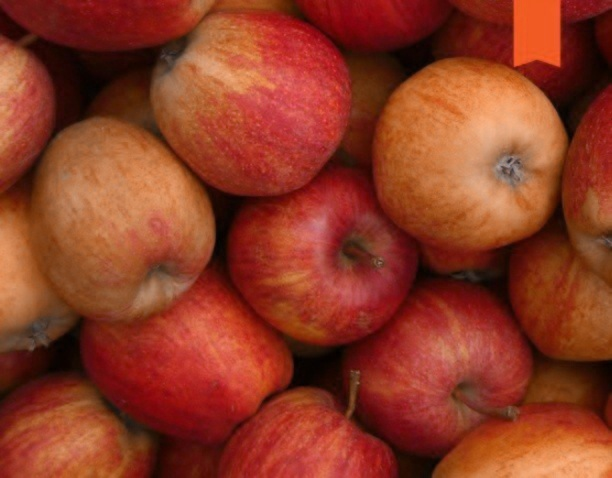
#> input picture rgb_photo.jpg, 612 x 478 px
$ python -i Exercise.py   (imports and definitions only)
#> lines starting #> are read from the running program, lines starting #| are printed output that depends on the picture
#> further down, picture is the input picture: shape (478, 612, 3); mean B, G, R 36.3, 58.2, 141.4
import numpy as np
import matplotlib.pyplot as plt
import cv2


# imReadAndConvert
#       input: 1.filename - string containing the image filename to read.
#              2.representation - representation code, defining if the output should be either a:
#       output:1. grayscale image
#              2. or an RGB image
# [59 lines left out: functions imReadAndConvert, RGBtoGray, imDisplay, transformRGB2YIQ, not called in this run]


# transforming a YIQ values to RGB values
def transformYIQ2RGB(image):
    # taking sizes of input to make a new image
    height = image.shape[0]
#> height = 478
    width = image.shape[1]
#> width = 612

    # creating a new matrix
    RGB = np.zeros((height, width, 3))
    q, i, y = cv2.split(image)
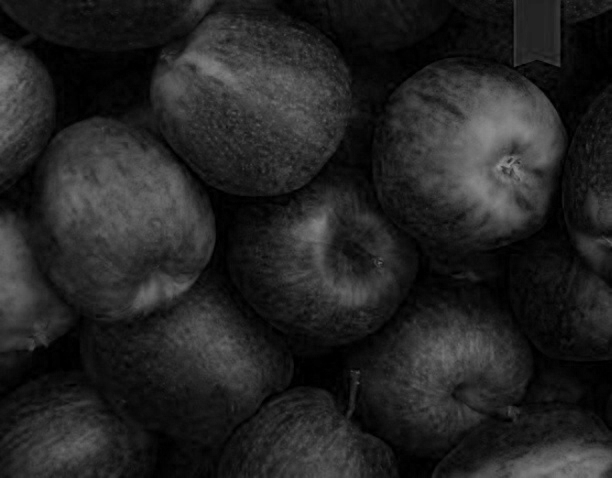
#> q: shape (478, 612); min 0, max 153, mean 36.3
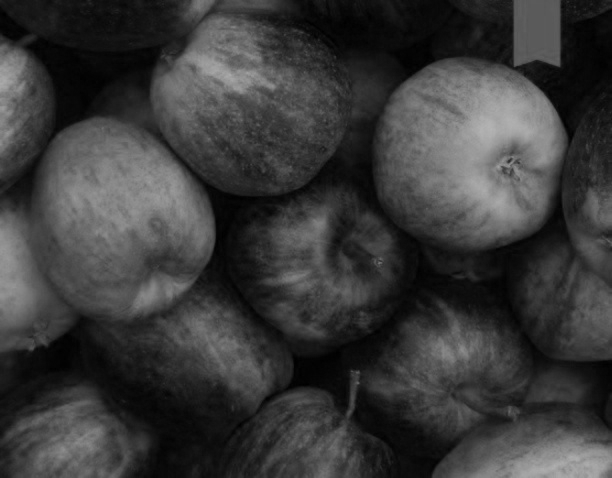
#> i: shape (478, 612); min 0, max 181, mean 58.2
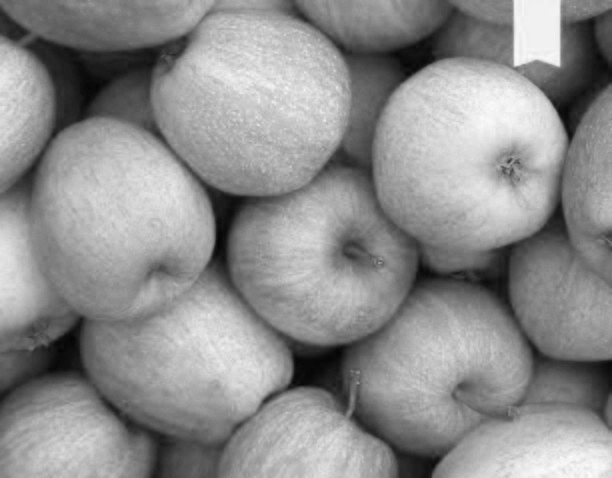
#> y: shape (478, 612); min 3, max 253, mean 141.4
    image = cv2.merge([y, i, q])

    imgR = 1 * y + 0.956 * i + 0.619 * q
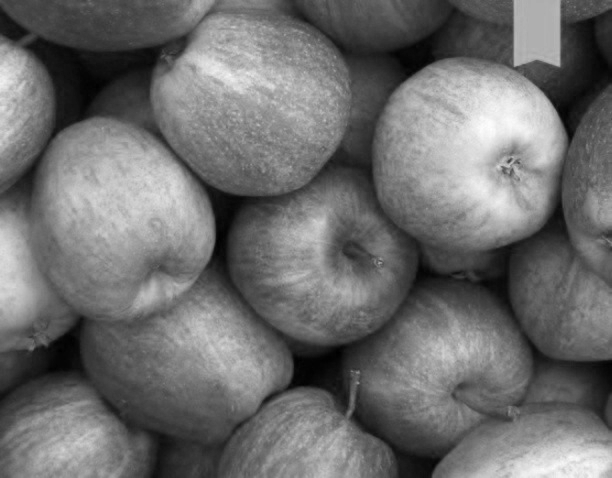
#> imgR: shape (478, 612) float64; min 4, max 503.9, mean 219.5; drawn with min black and max white
    imgG = 1 * y - 0.272 * i - 0.647 * q
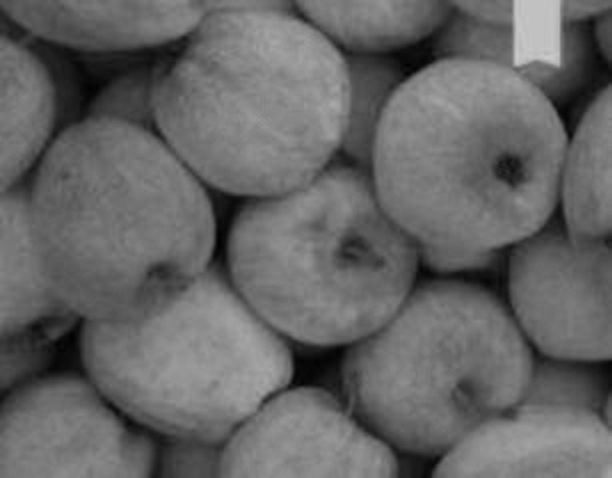
#> imgG: shape (478, 612) float64; min 0.589, max 204.5, mean 102
    imgB = 1 * y - 1.106 * i + 1.703 * q
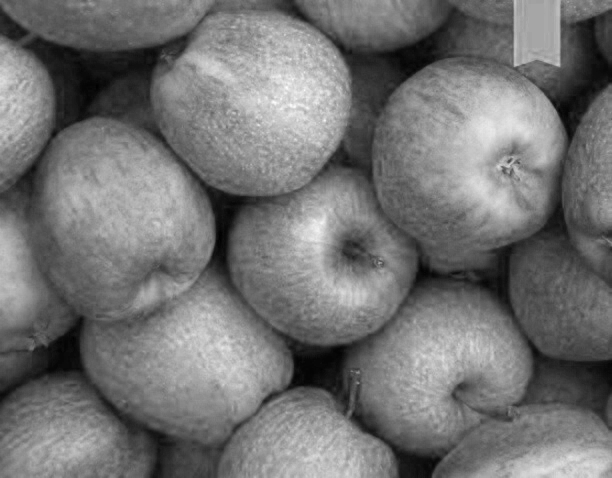
#> imgB: shape (478, 612) float64; min -1.53, max 308.7, mean 138.9; drawn with min black and max white

    RGB = cv2.merge([imgR, imgG, imgB])
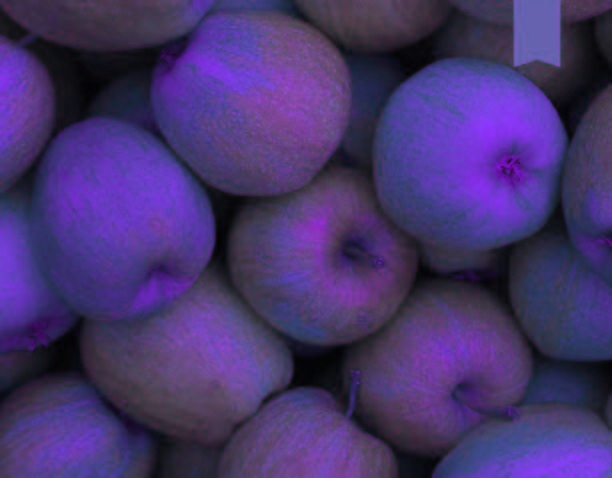
#> RGB: shape (478, 612, 3) float64; mean of channels 0, 1, 2 219.5, 102, 138.9; drawn with min black and max white

    RGB = RGB * (1. / 255)
    print(RGB)
#> (printed output is left out)
    # saving an image as RGB
    return (RGB)


# Equalize an input image, if input is an RGB image it equalize it with Y channle of YIQ values,
# otherwise input image is grayscale and do it on gray values
# [104 lines left out: functions histogramEqualize, histogram, showOutput, not called in this run]

>>> import cv2
>>> picture = cv2.imread('rgb_photo.jpg')
>>> result = transformYIQ2RGB(picture)
